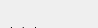
      <widget class="QWidget" name="page_16">
       <property name="geometry">
        <rect>
         <x>0</x>
         <y>0</y>
         <width>98</width>
         <height>28</height>
        </rect>
       </property>
       <attribute name="label">
        <string>Feature graphic design</string>
       </attribute>
       <widget class="QLineEdit" name="tap_label_x">
        <property name="geometry">
         <rect>
          <x>110</x>
          <y>20</y>
          <width>160</width>
          <height>20</height>
         </rect>
        </property>
        <property name="text">
         <string/>
        </property>
       </widget>
       <widget class="QLabel" name="label_tap_label_rotation">
        <property name="geometry">
         <rect>
          <x>280</x>
          <y>20</y>
          <width>90</width>
          <height>22</height>
         </rect>
        </property>
        <property name="font">
         <font>
          <pointsize>8</pointsize>
         </font>
        </property>
        <property name="frameShape">
         <enum>QFrame::NoFrame</enum>
        </property>
        <property name="frameShadow">
         <enum>QFrame::Plain</enum>
        </property>
        <property name="text">
         <string>Label rotation:</string>
        </property>
        <property name="textFormat">
         <enum>Qt::AutoText</enum>
        </property>
        <property name="scaledContents">
         <bool>false</bool>
        </property>
        <property name="alignment">
         <set>Qt::AlignLeading|Qt::AlignLeft|Qt::AlignVCenter</set>
        </property>
        <property name="margin">
         <number>3</number>
        </property>
       </widget>
       <widget class="QLabel" name="label_tap_rotation">
        <property name="geometry">
         <rect>
          <x>280</x>
          <y>50</y>
          <width>90</width>
          <height>22</height>
         </rect>
        </property>
        <property name="font">
         <font>
          <pointsize>8</pointsize>
         </font>
        </property>
        <property name="frameShape">
         <enum>QFrame::NoFrame</enum>
        </property>
        <property name="frameShadow">
         <enum>QFrame::Plain</enum>
        </property>
        <property name="text">
         <string>Svg rotation:</string>
        </property>
        <property name="textFormat">
         <enum>Qt::AutoText</enum>
        </property>
        <property name="scaledContents">
         <bool>false</bool>
        </property>
        <property name="alignment">
         <set>Qt::AlignLeading|Qt::AlignLeft|Qt::AlignVCenter</set>
        </property>
        <property name="margin">
         <number>3</number>
        </property>
       </widget>
       <widget class="QLineEdit" name="tap_label_y">
        <property name="geometry">
         <rect>
          <x>110</x>
          <y>50</y>
          <width>160</width>
          <height>20</height>
         </rect>
        </property>
        <property name="text">
         <string/>
        </property>
       </widget>
       <widget class="QLineEdit" name="tap_label_rotation">
        <property name="geometry">
         <rect>
          <x>380</x>
          <y>20</y>
          <width>160</width>
          <height>20</height>
         </rect>
        </property>
        <property name="text">
         <string/>
        </property>
       </widget>
       <widget class="QLabel" name="label_tap_label_x">
        <property name="geometry">
         <rect>
          <x>10</x>
          <y>20</y>
          <width>90</width>
          <height>22</height>
         </rect>
        </property>
        <property name="font">
         <font>
          <pointsize>8</pointsize>
         </font>
        </property>
        <property name="frameShape">
         <enum>QFrame::NoFrame</enum>
        </property>
        <property name="frameShadow">
         <enum>QFrame::Plain</enum>
        </property>
        <property name="text">
         <string>Label x:</string>
        </property>
        <property name="textFormat">
         <enum>Qt::AutoText</enum>
        </property>
        <property name="scaledContents">
         <bool>false</bool>
        </property>
        <property name="alignment">
         <set>Qt::AlignLeading|Qt::AlignLeft|Qt::AlignVCenter</set>
        </property>
        <property name="margin">
         <number>3</number>
        </property>
       </widget>
       <widget class="QLineEdit" name="tap_rotation">
        <property name="geometry">
         <rect>
          <x>380</x>
          <y>50</y>
          <width>160</width>
          <height>20</height>
         </rect>
        </property>
        <property name="text">
         <string/>
        </property>
       </widget>
       <widget class="QLabel" name="label_tap_label_y">
        <property name="geometry">
         <rect>
          <x>10</x>
          <y>50</y>
          <width>90</width>
          <height>22</height>
         </rect>
        </property>
        <property name="font">
         <font>
          <pointsize>8</pointsize>
         </font>
        </property>
        <property name="frameShape">
         <enum>QFrame::NoFrame</enum>
        </property>
        <property name="frameShadow">
         <enum>QFrame::Plain</enum>
        </property>
        <property name="text">
         <string>Label y:</string>
        </property>
        <property name="textFormat">
         <enum>Qt::AutoText</enum>
        </property>
        <property name="scaledContents">
         <bool>false</bool>
        </property>
        <property name="alignment">
         <set>Qt::AlignLeading|Qt::AlignLeft|Qt::AlignVCenter</set>
        </property>
        <property name="margin">
         <number>3</number>
        </property>
       </widget>
      </widget>
